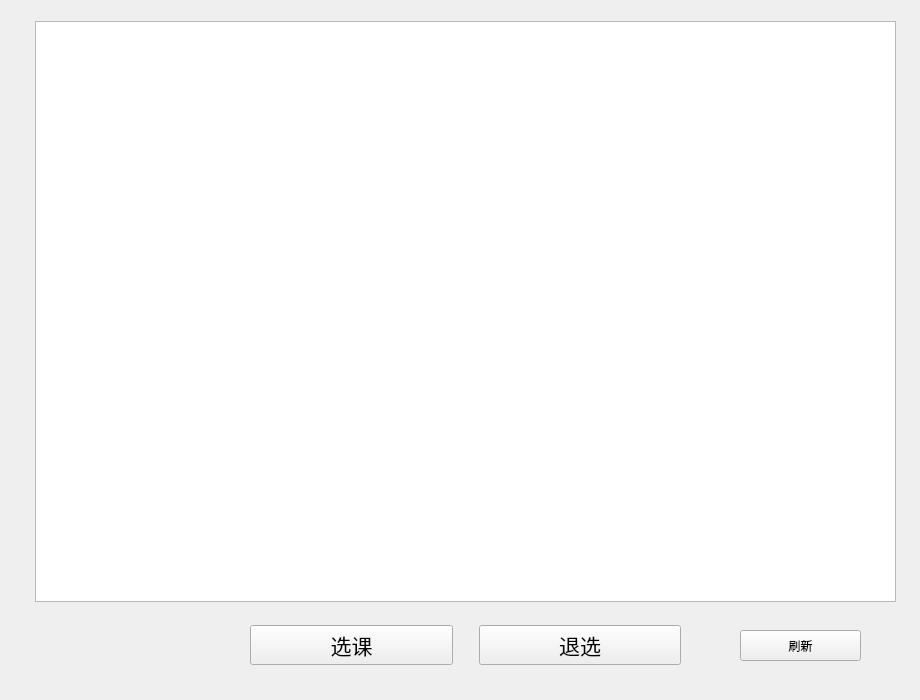
<?xml version="1.0" encoding="UTF-8"?>
<ui version="4.0">
 <class>mustLesson</class>
 <widget class="QWidget" name="mustLesson">
  <property name="geometry">
   <rect>
    <x>0</x>
    <y>0</y>
    <width>920</width>
    <height>700</height>
   </rect>
  </property>
  <property name="windowTitle">
   <string>Form</string>
  </property>
  <widget class="QTableWidget" name="tableWidget">
   <property name="geometry">
    <rect>
     <x>35</x>
     <y>21</y>
     <width>861</width>
     <height>581</height>
    </rect>
   </property>
  </widget>
  <widget class="QWidget" name="horizontalLayoutWidget">
   <property name="geometry">
    <rect>
     <x>250</x>
     <y>600</y>
     <width>431</width>
     <height>91</height>
    </rect>
   </property>
   <layout class="QHBoxLayout" name="horizontalLayout">
    <item>
     <widget class="QPushButton" name="pushButton">
      <property name="font">
       <font>
        <family>Agency FB</family>
        <pointsize>16</pointsize>
       </font>
      </property>
      <property name="text">
       <string>选课</string>
      </property>
     </widget>
    </item>
    <item>
     <spacer name="verticalSpacer">
      <property name="orientation">
       <enum>Qt::Vertical</enum>
      </property>
      <property name="sizeHint" stdset="0">
       <size>
        <width>20</width>
        <height>40</height>
       </size>
      </property>
     </spacer>
    </item>
    <item>
     <widget class="QPushButton" name="pushButton_2">
      <property name="font">
       <font>
        <family>Agency FB</family>
        <pointsize>16</pointsize>
       </font>
      </property>
      <property name="text">
       <string>退选</string>
      </property>
     </widget>
    </item>
   </layout>
  </widget>
  <widget class="QPushButton" name="pushButton_3">
   <property name="geometry">
    <rect>
     <x>740</x>
     <y>630</y>
     <width>121</width>
     <height>31</height>
    </rect>
   </property>
   <property name="text">
    <string>刷新</string>
   </property>
  </widget>
 </widget>
 <resources/>
 <connections/>
</ui>
